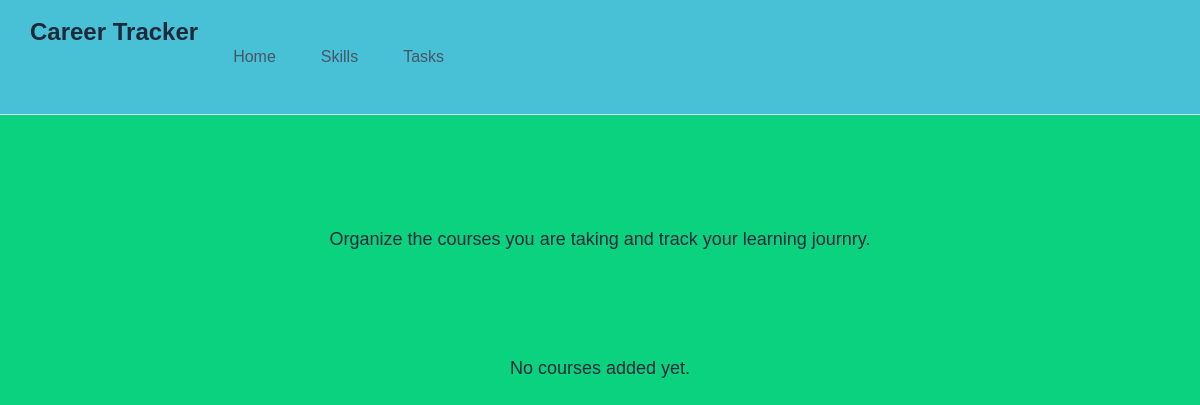
The app's page /courses/, older data.
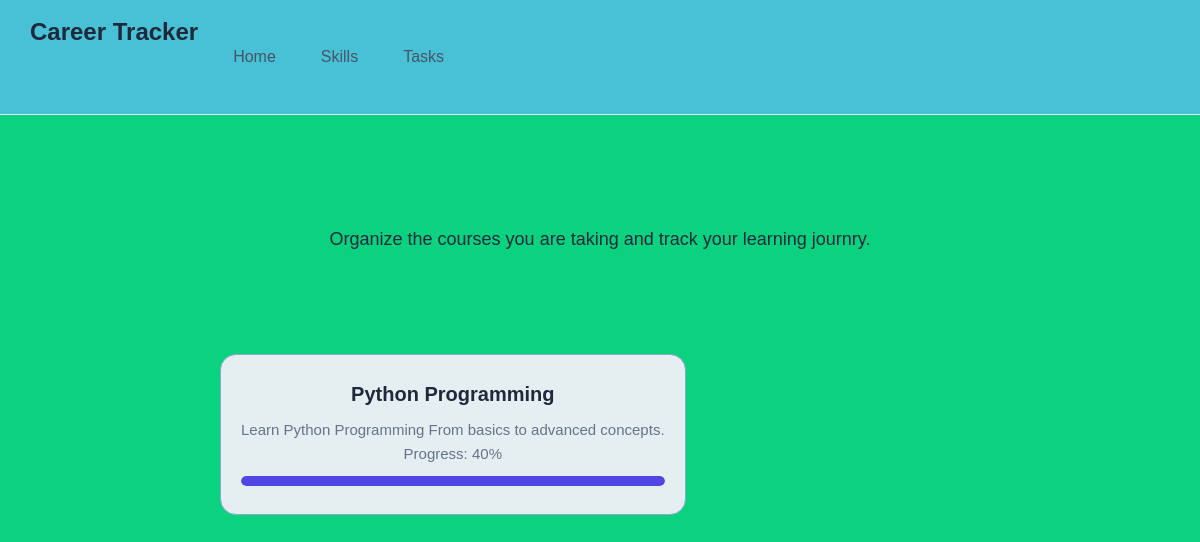
The same page, newer data.
### tracker/models.py (models this page shows, shortened)
class Course(models.Model):
    name = models.CharField(max_length=100)
    description = models.TextField()
    progress = models.IntegerField(default=0)

### tracker/views.py (the view)
# urls.py: path('courses/', views.courses, name='Course'),
def courses(request):
    courses = Course.objects.all()
    return render(request, 'courses.html', {'courses': courses})

### tracker/templates/courses.html (shortened to what this page needs)
 {% load static %}
 <!DOCTYPE html>
 <html>
    <head>
    </head>
    <body>
        <nav>
            <h2>Career Tracker</h2>
            <a href="/">Home</a>
            <a href="/skills/">Skills</a>
            <a href="#">Tasks</a>
         </nav>
         <section class="hero">
         <p>
            Organize the courses you are taking and track your learning journry.
         </p>
         <section class="features">
            {% for course in  courses %}
            <div class="feature-card">
                <h3>{{course.name}}</h3>
                <p> {{course.description}}</p>
                <p>Progress: {{course.progress}}%</p>
                <div class="progress-bar">
                  <div class="progress-fill"style="width:
                  {{course.progress}}%,">
                  </div>
                </div>
            </div>
            {% empty %}
            <p>No courses added yet.</p>
            {% endfor %}
         </section>
    </body>
 </html>

### tracker/static/css/style.css (style rules this page uses)
body { font-family: Arial,sans-serif; text-align: center; margin:0; background-color: #0ad27f; color: #1e293b }
p { font-size: 20px; }
nav { padding: 18px 30px; margin-bottom: 50px; display: flex; align-items: center; gap: 25px; background-color: #48c0d5; border-bottom: 1px solid #e2e8f0; }
nav h2 { margin: 0; margin-bottom: 50px; font-size: 24px; }
nav a { margin: 0 10px; text-decoration: none; font-size: 16px; font-weight: 500; color: #475569; transition: color 0.2s ease; }
.hero { max-width: 800px; margin: 0 auto; padding: 60px 20px }
.hero p { max-width: 600px; margin: 0 auto 30px; line-height:1.6; font-size: 18px; }
.features { max-width: 1000px; margin:80px auto; padding: 20px; display: flex; grid-template-columns: repeat(4, 1fr); gap:20px; }
.feature-card { background-color: #e5eef0; padding: 28px 20px; border: 1px solid #8ba9d0; border-radius: 16px; transition: transform 0.2 ease, box-shadow 0.2 ease; }
.feature-card h3 { margin: 0; margin-bottom: 12px; font-size: 20px; }
.feature-card p { margin: 0; font-size: 15px; line-height: 1.6; color: #64748b; }
.progress-bar { width:100%; height:10px; background: #e5e7eb; border-radius:10px; overflow:hidden; margin-top:10px; }
.progress-fill { height: 100%; background: #4f46e5; border-radius:10px; transition:width 0.4s ease; }

Row changes from the older to the newer data that the page shows:
added Course: name "Python Programming", description "Learn Python Programming From basics to advanced concepts.", progress "40"
Text that changed along with them:
text no longer shown: "No courses added yet."
